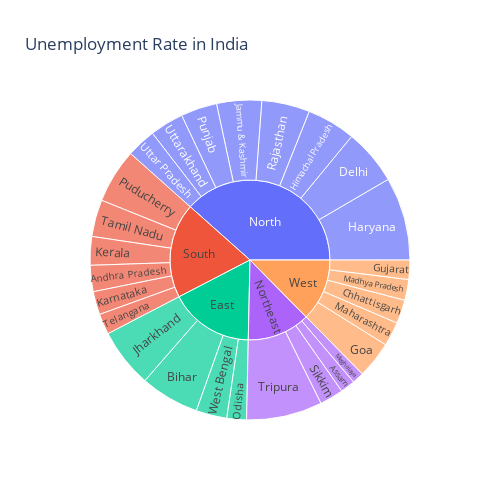

Notebook code cell kept with this figure:
### Code cell
unemploment = data[["States", "Region", "Estimated Unemployment Rate"]]
figure = px.sunburst(unemploment, path=["Region", "States"], 
                     values="Estimated Unemployment Rate", 
                     width=500, height=500, color_continuous_scale="RdY1Gn", 
                     title="Unemployment Rate in India")
figure.show()

### Figure 1 — Plotly figure (JSON) as saved in the notebook; plotly's stock layout.template omitted (floating-point values rounded to 4 significant figures)
{"data": [{"branchvalues": "total", "domain": {"x": [0, 1], "y": [0, 1]}, "hovertemplate": "labels=%{label}<br>Estimated Unemployment Rate=%{value}<br>parent=%{parent}<br>id=%{id}<extra></extra>", "ids": ["South/Andhra Pradesh", "Northeast/Assam", "East/Bihar", "West/Chhattisgarh", "North/Delhi", "West/Goa", "West/Gujarat", "North/Haryana", "North/Himachal Pradesh", "North/Jammu & Kashmir", "East/Jharkhand", "South/Karnataka", "South/Kerala", "West/Madhya Pradesh", "West/Maharashtra", "Northeast/Meghalaya", "East/Odisha", "South/Puducherry", "North/Punjab", "North/Rajasthan", "Northeast/Sikkim", "South/Tamil Nadu", "South/Telangana", "Northeast/Tripura", "North/Uttar Pradesh", "North/Uttarakhand", "East/West Bengal", "East", "North", "Northeast", "South", "West"], "labels": ["Andhra Pradesh", "Assam", "Bihar", "Chhattisgarh", "Delhi", "Goa", "Gujarat", "Haryana", "Himachal Pradesh", "Jammu & Kashmir", "Jharkhand", "Karnataka", "Kerala", "Madhya Pradesh", "Maharashtra", "Meghalaya", "Odisha", "Puducherry", "Punjab", "Rajasthan", "Sikkim", "Tamil Nadu", "Telangana", "Tripura", "Uttar Pradesh", "Uttarakhand", "West Bengal", "East", "North", "Northeast", "South", "West"], "name": "", "parents": ["South", "Northeast", "East", "West", "North", "West", "West", "North", "North", "North", "East", "South", "South", "West", "West", "Northeast", "East", "South", "North", "North", "Northeast", "South", "South", "Northeast", "North", "North", "East", "", "", "", "", ""], "type": "sunburst", "values": [86.64, 48.56, 194.7, 78.19, 184.1, 121.7, 63.76, 274.8, 160.7, 148.3, 195.4, 76.68, 94.34, 68.54, 79.79, 38.66, 64.62, 179.4, 119.8, 158.7, 78.34, 121.9, 68.33, 250.6, 97.37, 111.6, 101.9, 556.6, 1255.0, 416.1, 627.3, 411.9]}], "layout": {"height": 500, "legend": {"tracegroupgap": 0}, "title": {"text": "Unemployment Rate in India"}, "width": 500}}
